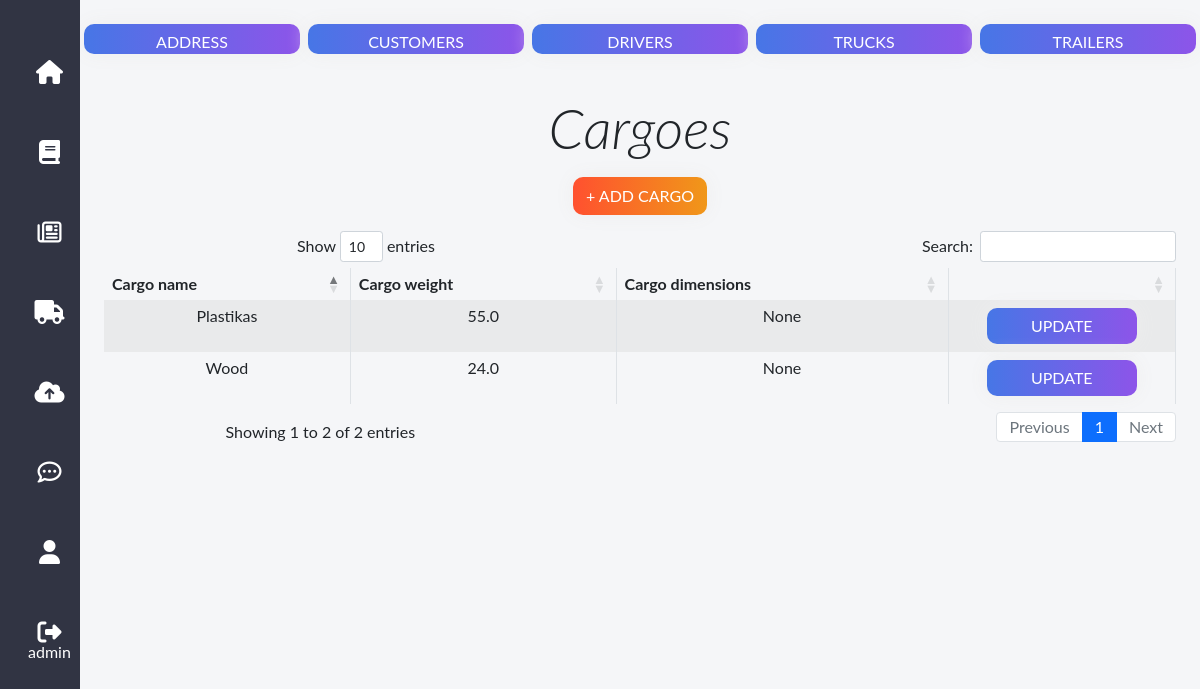
The page /cargoes/ (signed in) on the database its author committed.
### transport/models.py (models this page shows, shortened)
class Cargo(models.Model):
    cargo = models.CharField(max_length=200, null=True, blank=True)
    weight = models.FloatField(null=True, blank=True)
    dangerous = models.BooleanField(default=False, null=True, blank=True)
    dimensions = models.CharField(max_length=200, null=True, blank=True)
    information = models.TextField(max_length=200, null=True, blank=True)
    class Meta:
        verbose_name = "Cargo"
        verbose_name_plural = "Cargoes"

### transport/views.py (the view)
# urls.py: path('cargoes/', views.CargoesListView.as_view(), name='cargoes'),
class CargoesListView(LoginRequiredMixin, ListView):
    model = Cargo
    context_object_name = 'cargoes'
    template_name = 'cargoes.html'

### transport/templates/cargoes.html
{% extends "base.html" %}
{% block content %}
   <div class="container mt-2">
        <div class="row">
         <a href="{% url 'addresses' %}" class="btn btn-grad mx-1 mb-4 col-md form-button" type="button"  style="height:30px;":>Address</a>
            <a href="{% url 'customers' %}" class="btn btn-grad mx-1 mb-4 col-md form-button" type="button"  style="height:30px;":>Customers</a>
            <a href="{% url 'drivers' %}" class="btn btn-grad mx-1 mb-4 col-md form-button" type="button"  style="height:30px;":>Drivers</a>
        <a href="{% url 'trucks' %}" class="btn btn-grad mx-1 mb-4 col-md form-button" type="button"  style="height:30px;":>Trucks</a>
         <a href="{% url 'trailers' %}" class="btn btn-grad mx-1 mb-4 col-md form-button" type="button"  style="height:30px;":>Trailers</a>
    </div>
    <div class="">
    <div class="container mb-3 mt-3">
        <p class="display-4" style="font-style:italic;">Cargoes</p>
        <a class="btn btn-create" href="{% url 'create_cargo' %}">+ Add Cargo</a>
    </div>
    <div class="container mb-3 mt-3">
       <table class="table table-striped table-bordered myDataTable stripe " style="width:100%">
        <thead>
            <tr>
                <th>Cargo name</th>
                <th>Cargo weight</th>
                <th>Cargo dimensions</th>
                <th></th>
            </tr>
        </thead>
        <tbody>
            {% for cargo in cargoes  %}
            <tr>
                <td>{{cargo.cargo}}</td>
                <td>{{cargo.weight}}</td>
                <td>{{cargo.dimensions}}</td>
                <td><a class="btn btn-grad mx-auto" href="{{ cargo.id }}" style="max-width:150px;">Update</a></td>
            </tr>
            {% endfor %}
        </tbody>
    </table>
    </div>
 </div>
{% endblock content %}

### transport/templates/base.html (shortened to what this page needs)
<!DOCTYPE html>
{% load static %}
<html lang="en">
<head>
    <link href="https://cdn.jsdelivr.net/npm/bootstrap@5.0.2/dist/css/bootstrap.min.css" rel="stylesheet">
	<link href="https://cdn.datatables.net/1.11.5/css/dataTables.bootstrap4.min.css"  rel="stylesheet">
    <link rel="stylesheet" type="text/css" href="{% static 'css/styles.css' %}?{% now 'U' %}">
</head>
<body>
<nav class="sidebar-navigation navbar-expand-sm" style="z-index:100;">
	<div style="text-align:center; padding:1em 0;">
	</div>
	<div class="collapse navbar-collapse" id="navbarNavDropdown">
	<ul style="padding-left: 0px;">
		<li name="home">
			<a href="{% url 'home' %}"><i class="fa fa-home"></i></a>
		</li>
		{% if user.is_authenticated %}
		<li name="orders">
			<a href="{% url 'orders' %}"><i class="fa fa-book"></i></a>
		</li>
		<li name="order_lines">
			<a href="{% url 'order_lines' %}"><i class="fa fa-newspaper-o"></i></a>
		</li>
		<li name="links">
			<a href="{% url 'links' %}"><i class="fa fa-truck"></i></a>
		</li>
		<li name="uploads">
			<a href="{% url 'uploads' %}"><i class="fa fa-cloud-upload"></i></a>
		</li>
		<li name="messages">
			<a href="{% url 'messages'%}"><i class="fa fa-commenting-o"></i></a>
		</li>
		<li name="profile">
			<a href="{% url 'profile'%}"><i class="fa fa-user"></i></a>
		</li>
		{% endif %}
		<li name="login">
			{% if user.is_authenticated %}
			<a href="{% url 'logout'%}?next=/home"><i class="fa fa-sign-out"></i></a>
			{{ user.get_username }}
			{% else %}
			<a href="{% url 'login'%}?next={{request.path}}"><i class="fa fa-sign-in"></i></a>
			<span class="tooltip">Log In</span>
			{% endif %}
		</li>
	</ul>
	</div>
    </nav>
        <div class="my-container">
            <br>
            {% block content %}
            {% endblock content %}
        </div>
</body>
</html>

### static/css/styles.css (style rules this page uses)
* { margin: 0; padding: 0; box-sizing: border-box; list-style: none; font-family: "Lato", sans-serif; line-height: 1; }
body { background-color: #f5f6f8; }
.sidebar-navigation { display: inline; position: fixed; min-height: 100vh; width: 80px; background-color: #313443; }
.sidebar-navigation ul { text-align: center; color: white; margin: 0 auto; }
.sidebar-navigation ul li { padding: 28px 28px; cursor: pointer; }
.sidebar-navigation ul li i { display: block; font-size: 24px; }
a { text-decoration:none; color:#fff; }
.my-container { font-family: 'Roboto', sans-serif; font-weight: 400; overflow: hidden; margin-left:80px; text-align:center; }
.btn-grad { background-image: linear-gradient(to right, #4776E6 0%, #8E54E9 51%, #4776E6 100%) }
.btn-grad { padding: 5px 15px; text-align: center; text-transform: uppercase; transition: 0.5s; background-size: 200% auto; color: white; box-shadow: 0 0 20px #eee; border-radius: 10px; display: block; }
.btn-create { background-image: linear-gradient(to right, #FF512F 0%, #F09819 51%, #FF512F 100%) }
.btn-create { max-width:150px; margin:0; text-align: center; text-transform: uppercase; transition: 0.5s; background-size: 200% auto; color: white; box-shadow: 0 0 20px #eee; border-radius: 10px; display: inline-block; }

### rows shown on the page
Cargo: cargo "Wood", weight "24.0", dimensions "None", {{ cargo.id }} 1 (drawn)
Cargo: cargo "Plastikas", weight "55.0", dimensions "None"

### other values the page prints
{{ user.get_username }} "admin"
